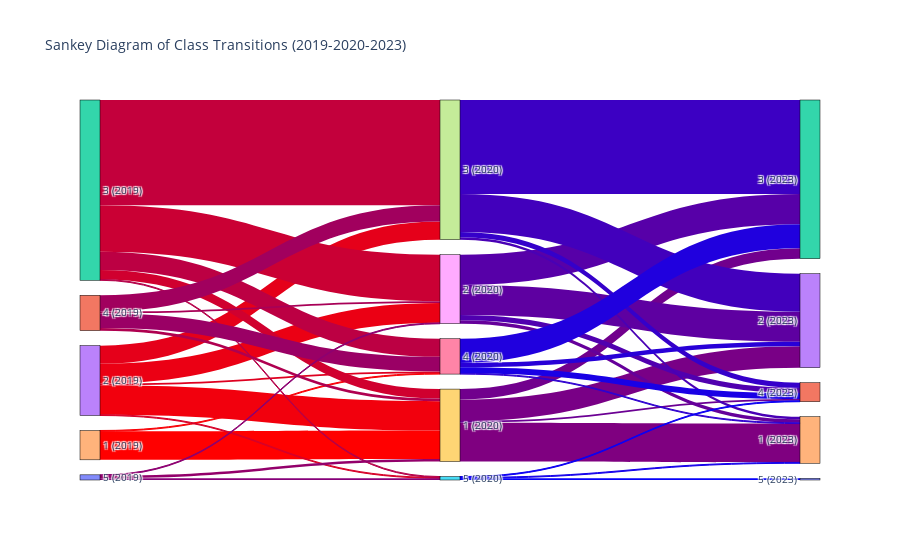

Notebook code cell kept with this figure:
### Code cell
# Load the data
file_path = 'data/city_corr_class.csv'
data = pd.read_csv(file_path)

# Prepare the data for the Sankey diagram
# Create a list of unique classes for all years
all_classes = sorted(set(data['class_2019']).union(set(data['class_2020']), set(data['class_2023'])), reverse=True)

# Create a mapping from class names to node indices
class_to_index = {f'{cls}_{year}': i for i, (cls, year) in enumerate([(cls, year) for year in [2019, 2020, 2023] for cls in all_classes])}

# Initialize lists for the Sankey diagram
source = []
target = []
value = []

# Add the flow connections from 2019 to 2020
for (class_2019, class_2020), group in data.groupby(['class_2019', 'class_2020']):
    source.append(class_to_index[f'{class_2019}_2019'])
    target.append(class_to_index[f'{class_2020}_2020'])
    value.append(len(group))

# Add the flow connections from 2020 to 2023
for (class_2020, class_2023), group in data.groupby(['class_2020', 'class_2023']):
    source.append(class_to_index[f'{class_2020}_2020'])
    target.append(class_to_index[f'{class_2023}_2023'])
    value.append(len(group))

def get_gradient_color(start_color, end_color, n):
    # Start color and end color in RGB
    colors = list(mcolors.LinearSegmentedColormap.from_list('grad', [start_color, end_color])(i/n) for i in range(n))
    return ['rgba({},{},{},{})'.format(int(r*255), int(g*255), int(b*255), a) for r, g, b, a in colors]

# Create labels for the nodes
labels = [f'{cls} ({year})' for year in [2019, 2020, 2023] for cls in all_classes]

start_color = 'red'
end_color = 'blue'
link_colors = get_gradient_color(start_color, end_color, len(source))

# Create the Sankey diagram
fig = go.Figure(data=[go.Sankey(
    node=dict(
        pad=15,
        thickness=20,
        line=dict(color='black', width=0.5),
        label=labels
    ),
    link=dict(
        source=source,
        target=target,
        value=value,
        color=link_colors
    )
)])

# Update layout and show the figure
fig.update_layout(title_text='Sankey Diagram of Class Transitions (2019-2020-2023)', font_size=10)
fig.show()

### Figure 1 — Plotly figure (JSON) as saved in the notebook; plotly's stock layout.template omitted (floating-point values rounded to 4 significant figures)
{"data": [{"link": {"color": ["rgba(255,0,0,1.0)", "rgba(249,0,6,1.0)", "rgba(242,0,13,1.0)", "rgba(235,0,20,1.0)", "rgba(229,0,26,1.0)", "rgba(222,0,32,1.0)", "rgba(215,0,40,1.0)", "rgba(208,0,47,1.0)", "rgba(202,0,52,1.0)", "rgba(195,0,60,1.0)", "rgba(188,0,67,1.0)", "rgba(181,0,73,1.0)", "rgba(175,0,80,1.0)", "rgba(168,0,87,1.0)", "rgba(161,0,94,1.0)", "rgba(154,0,101,1.0)", "rgba(147,0,107,1.0)", "rgba(141,0,113,1.0)", "rgba(134,0,121,1.0)", "rgba(127,0,128,1.0)", "rgba(121,0,134,1.0)", "rgba(113,0,141,1.0)", "rgba(107,0,147,1.0)", "rgba(101,0,154,1.0)", "rgba(94,0,161,1.0)", "rgba(87,0,168,1.0)", "rgba(80,0,175,1.0)", "rgba(73,0,181,1.0)", "rgba(66,0,188,1.0)", "rgba(60,0,195,1.0)", "rgba(53,0,202,1.0)", "rgba(47,0,208,1.0)", "rgba(40,0,215,1.0)", "rgba(32,0,222,1.0)", "rgba(25,0,229,1.0)", "rgba(20,0,235,1.0)", "rgba(13,0,242,1.0)", "rgba(6,0,249,1.0)"], "source": [4, 4, 3, 3, 3, 3, 3, 2, 2, 2, 2, 2, 1, 1, 1, 1, 0, 0, 0, 9, 9, 9, 9, 8, 8, 8, 8, 7, 7, 7, 7, 6, 6, 6, 6, 5, 5, 5], "target": [9, 6, 9, 8, 7, 6, 5, 9, 8, 7, 6, 5, 9, 8, 7, 6, 9, 8, 5, 14, 13, 12, 11, 14, 13, 12, 11, 14, 13, 12, 11, 14, 13, 12, 11, 14, 11, 10], "value": [33, 1, 34, 23, 21, 2, 1, 11, 54, 122, 21, 1, 3, 2, 19, 17, 3, 1, 2, 45, 25, 12, 2, 4, 35, 35, 6, 3, 44, 109, 6, 1, 5, 28, 7, 1, 1, 2]}, "node": {"label": ["5 (2019)", "4 (2019)", "3 (2019)", "2 (2019)", "1 (2019)", "5 (2020)", "4 (2020)", "3 (2020)", "2 (2020)", "1 (2020)", "5 (2023)", "4 (2023)", "3 (2023)", "2 (2023)", "1 (2023)"], "line": {"color": "black", "width": 0.5}, "pad": 15, "thickness": 20}, "type": "sankey"}], "layout": {"font": {"size": 10}, "title": {"text": "Sankey Diagram of Class Transitions (2019-2020-2023)"}}}
